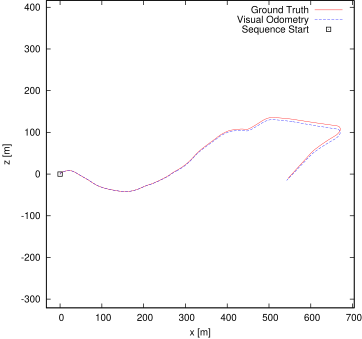

The script that drew this image:
set term postscript eps enhanced color
set output "10.eps"
set size ratio -1
set xrange [-33:704]
set yrange [-321:416]
set xlabel "x [m]"
set ylabel "z [m]"
plot "10.txt" using 1:2 lc rgb "#FF0000" title 'Ground Truth' w lines,"10.txt" using 3:4 lc rgb "#0000FF" title 'Visual Odometry' w lines,"< head -1 10.txt" using 1:2 lc rgb "#000000" pt 4 ps 1 lw 2 title 'Sequence Start' w points
